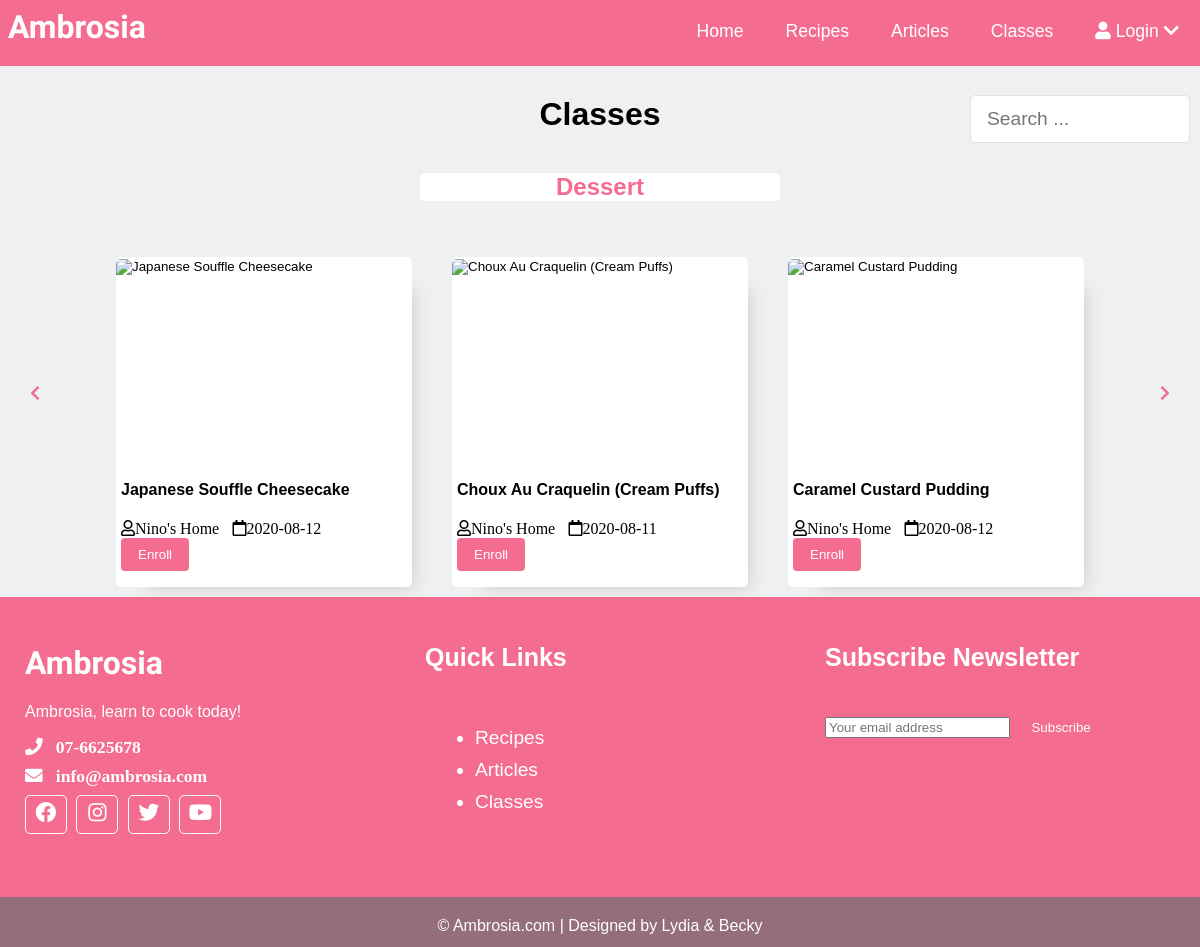
/Main_Class Browse.php?TagID=T001, run on the app's committed database.
### tables this page shows
CREATE TABLE IF NOT EXISTS `tags` (
  `TagID` varchar(50) NOT NULL,
  `Name` varchar(255) NOT NULL,
  PRIMARY KEY (`TagID`)
);

CREATE TABLE IF NOT EXISTS `classes` (
  `ClassID` varchar(50) NOT NULL,
  `Title` varchar(255) NOT NULL,
  `Description` text NOT NULL,
  `Ingredients` json NOT NULL,
  `VideoLink` text NOT NULL,
  `Author` varchar(255) NOT NULL,
  `PublishDate` date NOT NULL,
  `Type` varchar(10) NOT NULL,
  `Tags` varchar(255) NOT NULL,
  PRIMARY KEY (`ClassID`),
  KEY `Tags` (`Tags`)
);

### Scripts/Script_ClassBrowsePosts.php (the view, shortened to what this page needs)
<?php
    if(isset($_SESSION["UserID"])) {
        $UserID = $_SESSION["UserID"];
        $sqlSubscription = "SELECT * FROM subscription WHERE UserID = '$UserID' AND ClassID = '$ClassID'";
        $resultS = mysqli_query($con, $sqlSubscription);
        if (mysqli_affected_rows($con) == 1) {
            $Action = "Scripts/Script_ClassPost.php";
            $Class = "View";
        } else if (mysqli_affected_rows($con) == 0) {
            $Action = "Payment.php";
            $Class = "Enroll";
        }
} else {
    $Action = "Payment.php";
    $Class = "Enroll";
}
?>
<div class="post" id="ClassPost">
        <form method="GET" action="<?php echo $Action; ?>">
        <input type="Image" src="Images/Classes/<?php echo $Title; ?>" alt="<?php echo $Title;?>" class="slider-image">
        <div class="post-info">
                <h4><button class="PostName" type="submit" name="ClassName"><?php echo $Title; ?></button></h4>
            <i class="far fa-user"><?php echo $Author;?></i>
            <i class="far fa-calendar"><?php echo $PublishDate; ?></i>
            <button type="submit" class="btn read-more" name="ClassLink"><?php echo $Class; ?></a>
        </div>
        </form>
    </div>

### Main_Class Browse.php (shortened to what this page needs)
<?php
    include("Scripts/Script_Connection.php");
	if (isset($_GET["TagID"])) {
		$sqlTag = "SELECT * FROM tags WHERE TagID = '$_GET[TagID]'";
	} else {
	$sqlTag = "SELECT DISTINCT classes.Tags, tags.Name FROM classes INNER JOIN tags ON classes.Tags = tags.TagID";
	}
    $resultTag = mysqli_query($con, $sqlTag);
 ?>
<!DOCTYPE html>
<html lang="en">
<head>
	<link href="<?php echo $_SESSION['Theme']; ?>" rel="stylesheet" type="text/css">
	<link rel="stylesheet" href="https://use.fontawesome.com/releases/v5.13.1/css/all.css">
</head>
<body class="GridlessBody">
	<?php include("Header.php"); ?>
		<div class="class-content clearfix">
				<div id="ClassBrowse" class="post-slider">
					<h1 class="class-title">Classes</h1>
					<div class="sidebar">
						<div class="search">
								<input type="search" id="SearchBox" name="SearchBox" class="text-input"
								placeholder="Search ..." oninput="SearchFunction()" onblur="setTimeout(NoSearch,100)"
								autoComplete="off">
						</div>
					</div>
				</div>
				<?php
					while ($rowTag = mysqli_fetch_assoc($resultTag)){
					$TagName = $rowTag["Name"];
					if (isset($_GET["TagID"])) {
						$TagID = $_GET["TagID"];
					} else {
						$TagID = $rowTag["Tags"];
					}
						include("Scripts/Script_ClassBrowseTag.php");
					}
				?>
	</div>
		<?php include("Footer.php"); ?>
</body>
</html>

### Header.php (shortened to what this page needs)
<?php
    if ($_SESSION["Username"] == "Login") {
        $login = "Login.php";
    } else {
        $login = "#";
    }
?>
<html>
    <header>
            <div class="logo">
                <a href="Main_Home Page.php"><h1 class="logo-text">Ambrosia</h1></a>
            </div>
            <ul class= "nav">
                <li><a class="#" href="Main_Home Page.php">Home</a></li>
                <li><a href="Main_Recipe Browse.php">Recipes</a></li>
                <li><a href="Main_Article Browse.php">Articles</a></li>
                <li><a href="Main_Class Browse.php">Classes</a></li>
                <li>
                <a href=<?php echo $login; ?>>
                <i class="fa fa-user"></i>
                <?php echo $_SESSION["Username"]; ?>
                <i class="fa fa-chevron-down"></i>
                </a>
                </li>
            </ul>
        </header>
</html>

### Scripts/Script_ClassBrowseTag.php (shortened to what this page needs)
<div class="post-slider">
    <h2 class="type"><?php echo $TagName; ?></h2>
<br><br>
    <i class="fas fa-chevron-left prev"></i>
    <i class="fas fa-chevron-right next"></i>
    <div class="post-wrapper">
        <?php
            $sqlClass = "SELECT * FROM classes WHERE Tags = '$TagID' AND NOT Type = 'Upcoming'";
            $resultClass = mysqli_query($con, $sqlClass);
            while ($rowClass = mysqli_fetch_assoc($resultClass)) {
                $Title = $rowClass["Title"];
                $PublishDate = $rowClass["PublishDate"];
                $Author = $rowClass["Author"];
                $ClassID = $rowClass["ClassID"];
                include("Scripts/Script_ClassBrowsePosts.php");
                }
        ?>
    </div>
</div>

### Footer.php (shortened to what this page needs)
  <div class="footer">
    <div class="footer-content">
        <div class="footer-section about">
            <h1 class="logo-text">Ambrosia</h1>
            <p>Ambrosia, learn to cook today!</p>
            <div class="contact">
                <span><i class="fas fa-phone"> &nbsp; 07-6625678</i></span>
                <span><i class="fas fa-envelope"> &nbsp; info@ambrosia.com</i></span>
            </div>
            <div class="social">
                <a href="#"><i class="fab fa-facebook"></i></a>
                <a href="#"><i class="fab fa-instagram"></i></a>
                <a href="#"><i class="fab fa-twitter"></i></a>
                <a href="#"><i class="fab fa-youtube"></i></a>
            </div>
        </div>
        <div class="footer-section links">
            <h2>Quick Links</h2>
            <br>
            <ul>
                <a href="Main_Recipe Browse.php">
                    <li>Recipes</li>
                </a>
                <a href="Main_Article Browse.php">
                    <li>Articles</li>
                </a>
                <a href="Main_Class Browse.php">
                    <li>Classes</li>
                </a>
            </ul>
        </div>
        <div class="footer-section subscribe">
            <h2>Subscribe Newsletter</h2>
            <br>
            <form action="index.html" method="post">
                <input type="email" name="email" placeholder="Your email address">
                <button type="submit" class="btn btn-big">Subscribe</button>
            </form>
        </div>
        <div class="footer-bottom">
            &copy; Ambrosia.com | Designed by Lydia & Becky
        </div>
    </div>
</div>

### Ambrosia.css (style rules this page uses)
:root { font-family: 'Lucida Sans', 'Lucida Sans Regular', 'Lucida Grande', 'Lucida Sans Unicode', Geneva, Verdana, sans-serif; --Header: #F46D90; --Background: #EEF0F1; --Panel: #DE426B; --Highlight: #C72B55; --TextBorder: #E0E0E0; }
* { box-sizing: border-box; }
a { text-decoration: none; color: inherit; }
body { background-color: var(--Background); margin: 0em; padding: 0em; display: grid; justify-items: center; }
.GridlessBody { display: unset; height: 100%; }
.clearfix::after { content: ''; display: block; clear: both; }
.btn { padding: .5rem 1rem; background-color: var(--Header); color: white; border: 1px solid transparent; border-radius: .25rem; }
.text-input { padding:.7rem 1rem; display: block; width: 100%; border-radius: 5px; border: 1px solid var(--TextBorder, lightgray) ; outline: none; color: grey; line-height: 1.5rem; font-size: 1.2rem; }
header { background-color: var(--Header, lightpink); height: 66px; grid-area: header; position: fixed; width: 100%; z-index: 100; }
header * { color: white; }
header .logo { float: left; height: inherit; margin-right: 2em; display: flex; flex-direction: row; }
header .logo-text { margin: 8px; font-family: 'Caveat Brush', serif; }
header ul { float: right; margin: 0px; padding: 0px; list-style: none; }
header ul li { float: left; position: relative; }
header ul li a { display: block; padding: 21px; font-size: 1.1em; text-decoration: none; }
.footer { background-color: var(--Header); color: white; height: 350px; position: relative; grid-area: footer; width: 100%; left: 0px; bottom: 0px; }
.footer .footer-content { height: 300px; display: flex; }
.footer .footer-content .footer-section { flex: 1; padding: 25px; }
.footer .footer-content h1 { font-family: 'Caveat Brush', serif; }
.footer .footer-content h2 { font-size: 25px; }
.footer .footer-content .about .contact span { display: block; font-size: 1.1em; margin-bottom: 8px; }
.footer .footer-content .about .social a { border: 1px solid white; width: 42px; height:39px; padding-top: 5px; margin-right: 5px; text-align: center; display: inline-block; font-size: 1.3em; border-radius: 5px; color: white; }
.footer .footer-content .links ul a { display: block; margin: 10px; font-size: 1.2em; transition: all.3s; color: white; }
.footer .footer-content .subscribe .btn { border-radius: 5px; }
.footer .footer-bottom { background-color: #946f7b; height: 50px; width: 100%; text-align: center; position: absolute; bottom: 0px; left: 0px; padding-top: 20px; }
.post-slider { position: relative; }
.post-slider .next { position: absolute; top: 50%; right: 30px; font: 2em; color: var(--Header, lightpink); cursor: pointer; }
.post-slider .prev { position: absolute; top: 50%; left: 30px; color: var(--Header, lightpink); cursor: pointer; }
.post-slider .post-wrapper { width: 84%; height: 350px; margin: 0px auto; overflow: hidden; padding: 10px 0px 10px 0px; }
.post-slider .post-wrapper .post { width: 300px; height: 330px; margin: 0px 20px; display: inline-block; background: white; border-radius: 5px; box-shadow: 1rem 1rem 1rem -1rem #CFC5BB; }
.post-slider .post-wrapper .post .post-info { height: 130px; padding: 0px 5px; }
.post-slider .post-wrapper .post .slider-image { width: 100%; height: 200px; border-top-left-radius: 5px; border-top-right-radius: 5px; }
.PostName { all: inherit; width: 100%; }
.class-content .post-slider .class-title { text-align: center; margin: 3em auto 2em; }
.class-content .post-slider .type { text-align: center; width: 30%; margin: 10px auto 10px; background: white; border-radius: 5px; color: var(--Header, lightpink); }
.class-content .sidebar .search { padding: 10px; border-radius: 5px; margin-bottom: 20px; width: 20%; margin-top: -7rem; position: relative; left: 80%; }

### data on the page
tags: Name "Dessert"
classes: Title "Japanese Souffle Cheesecake", Author "Nino's Home", PublishDate "2020-08-12"
classes: Title "Choux Au Craquelin (Cream Puffs)", Author "Nino's Home", PublishDate "2020-08-11"
classes: Title "Caramel Custard Pudding", Author "Nino's Home", PublishDate "2020-08-12"

### other printed values
$_SESSION["Username"] "Login"
